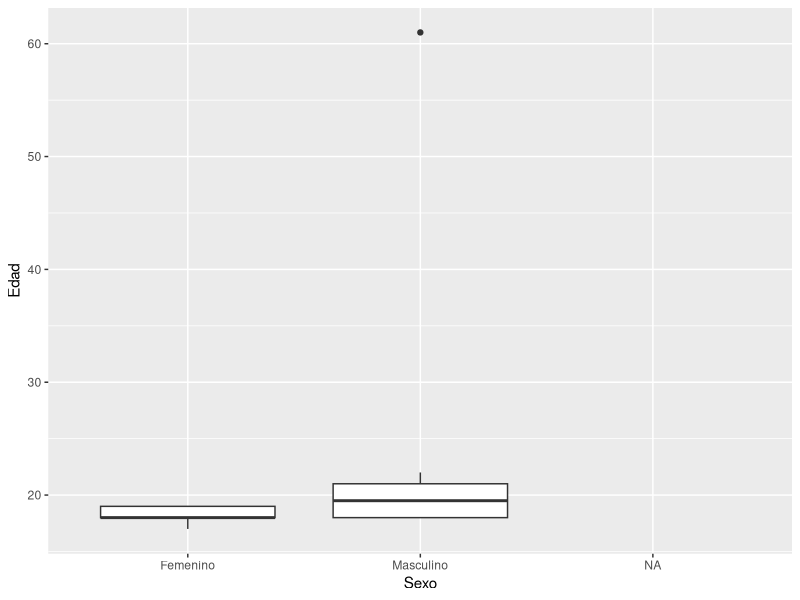
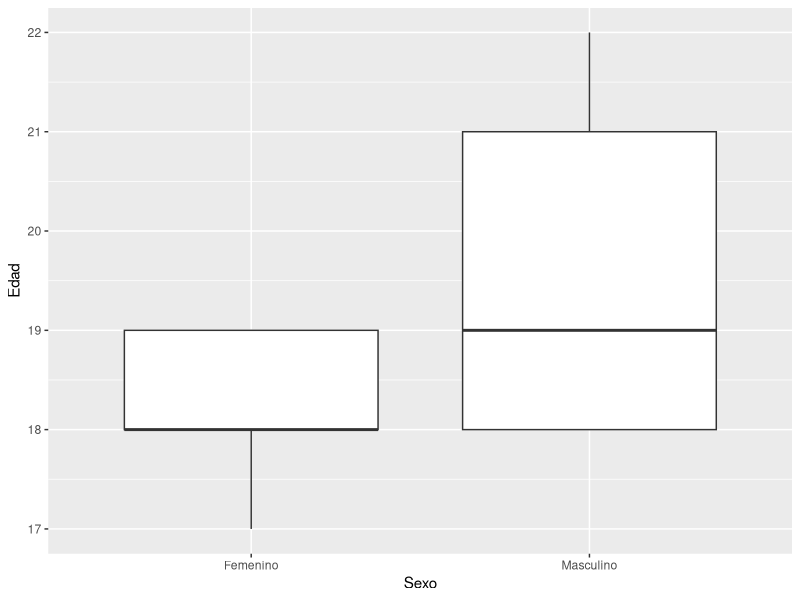
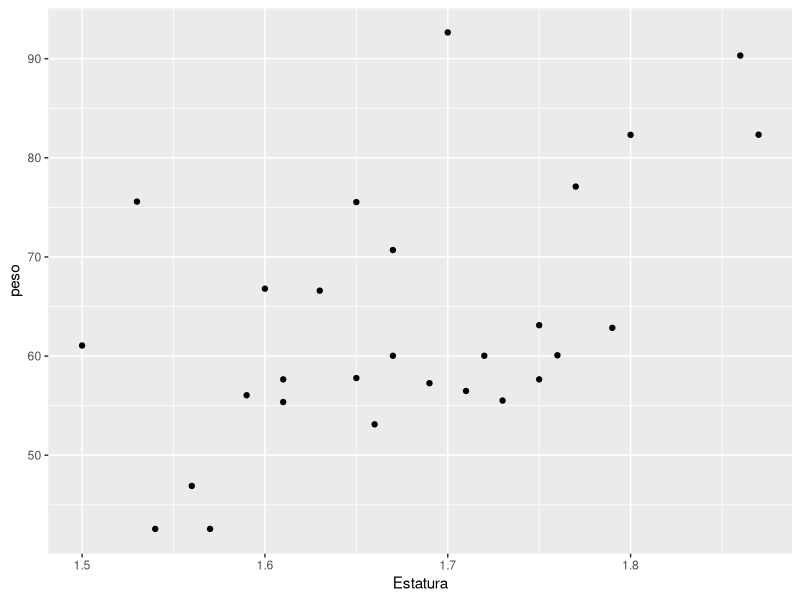
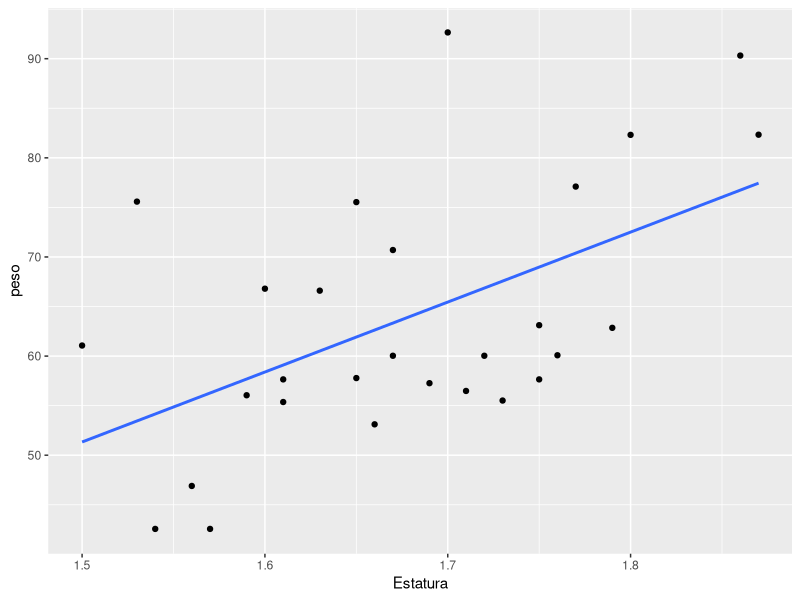
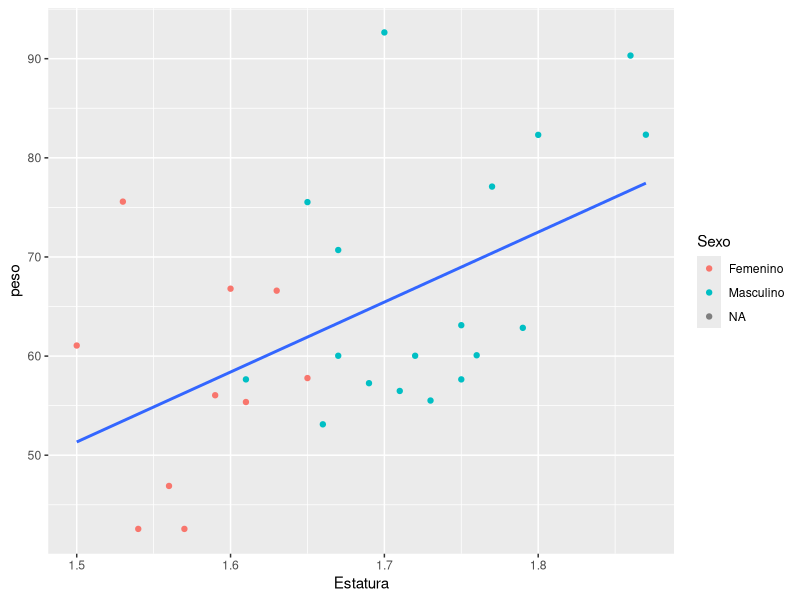

The R source for these figures, in order:
## ---- chunk 1
#| echo: true

# Fijamos el directorio de trabajo 
setwd("~/Documents/Cursos/Laboratorio")
# cargamos la librería 
library(readxl) 
# 
datos <- read_excel("DatosEstaturaPesoLab2.xls", skip = 4)
## ---- chunk 2
#| echo: true

library(tidyverse)
datos<- datos|> select(Sexo:peso3)
head(datos) 
## ---- chunk 3
#| echo: true
datos<-datos|>mutate(Sexo=factor(Sexo,labels
          =c("Femenino","Masculino") ))
head(datos)
## ---- chunk 4
#| echo: true
datos<-datos|>rowwise()|>mutate(peso
            =mean(c(peso1,peso2,peso3),
            na.rm=TRUE))|>ungroup()
head(datos)
## ---- chunk 5
#| echo: true 

descrip_est <- datos|> 
  group_by(Sexo) |> 
  summarise(
    No = n(), # Cuenta cuántos hay de cada sexo
    # Estadísticas para Estatura
    est_media = mean(Estatura, na.rm = TRUE),
    est_sd = sd(Estatura, na.rm = TRUE),
    est_min = min(Estatura, na.rm = TRUE),
    est_max = max(Estatura, na.rm = TRUE))

## ---- chunk 6
#| echo: true
library(knitr)
kable(descrip_est)
## ---- chunk 7
#| echo: true 

descrip_est <- datos|>filter(!is.na(Sexo))|> 
  group_by(Sexo) |> 
  summarise(
    No = n(), # Cuenta cuántos hay de cada sexo
    # Estadísticas para Estatura
    est_media = mean(Estatura, na.rm = TRUE),
    est_sd = sd(Estatura, na.rm = TRUE),
    est_min = min(Estatura, na.rm = TRUE),
    est_max = max(Estatura, na.rm = TRUE))
## ---- chunk 8
#| echo: true
library(knitr)
kable(descrip_est)
## ---- chunk 9
#| echo: true 

descrip_edad <- datos|>filter(!is.na(Sexo))|>
  group_by(Sexo) |> 
  summarise(
    No = n(), # Cuenta cuántos hay de cada sexo
    # Estadísticas para Estatura
    edad_media = mean(Edad, na.rm = TRUE),
    edad_sd = sd(Edad, na.rm = TRUE),
    edad_min = min(Edad, na.rm = TRUE),
    edad_max = max(Edad, na.rm = TRUE))
## ---- chunk 10
#| echo: true
library(knitr)
kable(descrip_edad)
## ---- chunk 11
#| echo: true 

descrip_peso<- datos|>filter(!is.na(Sexo))|>
  group_by(Sexo) |> 
  summarise(
    No = n(), # Cuenta cuántos hay de cada sexo
    # Estadísticas para Estatura
    peso_medio = mean(peso, na.rm = TRUE),
    peso_sd = sd(peso, na.rm = TRUE),
    peso_min = min(peso, na.rm = TRUE),
    peso_max = max(peso, na.rm = TRUE))
## ---- chunk 12
#| echo: true
library(knitr)
kable(descrip_peso)
## ---- chunk 13
#| echo: true
#| fig-width: 6
#| fig-height: 3
#| out-width: "80%"
#| fig-align: "center"

library(ggplot2)
ggplot(data=datos,aes(x=Sexo,y=Edad)) + geom_boxplot() 


## ---- chunk 14
#| echo: true
#| fig-width: 6
#| fig-height: 3
#| out-width: "80%"
#| fig-align: "center"

datosn<-datos|>filter(Edad<60)

ggplot(data=datosn,aes(x=Sexo,y=Edad)) + geom_boxplot() 
## ---- chunk 15
#| echo: true
#| fig-width: 7
#| fig-height: 3.5
#| out-width: "95%"
#| fig-align: "center"


ggplot(data=datos,aes(x=Estatura,y=peso)) + geom_point() 
## ---- chunk 16
#| echo: true
#| fig-width: 7
#| fig-height: 3.5
#| out-width: "90%"
#| fig-align: "center"


ggplot(data=datos,aes(x=Estatura,y=peso)) + 
  geom_point() + 
  geom_smooth(method = "lm",se=FALSE) 
## ---- chunk 17
#| echo: true
#| fig-width: 7
#| fig-height: 3.5
#| out-width: "90%"
#| fig-align: "center"


ggplot(data=datos,aes(x=Estatura,y=peso)) +
  geom_point(aes(col=Sexo)) + 
  geom_smooth(method = "lm",se=FALSE) 
